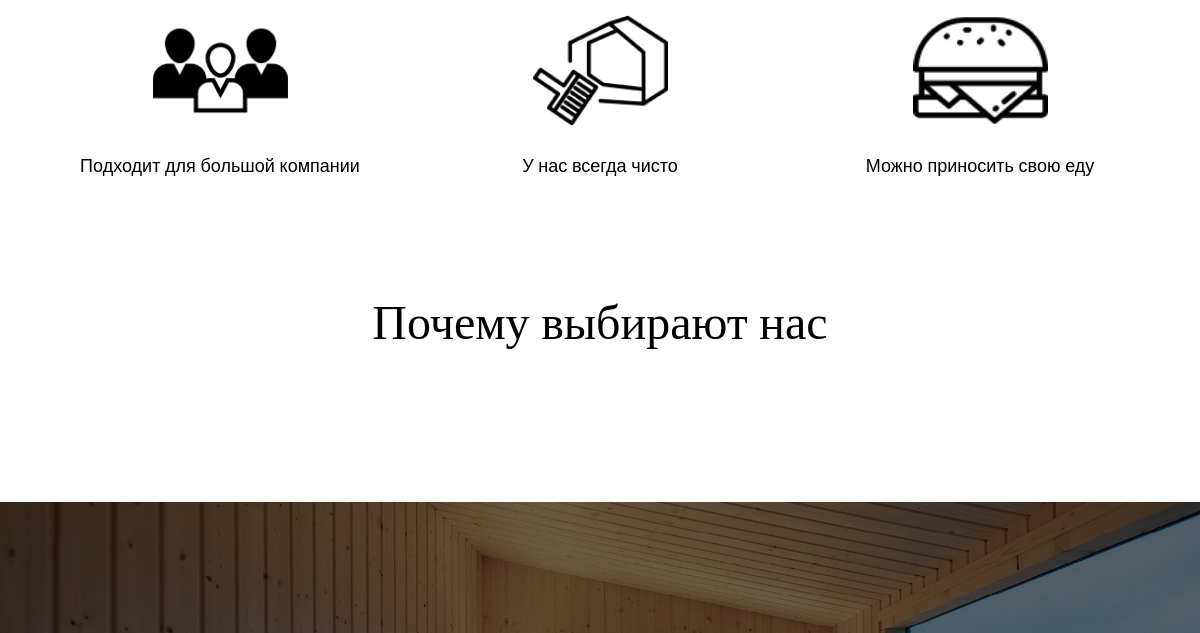
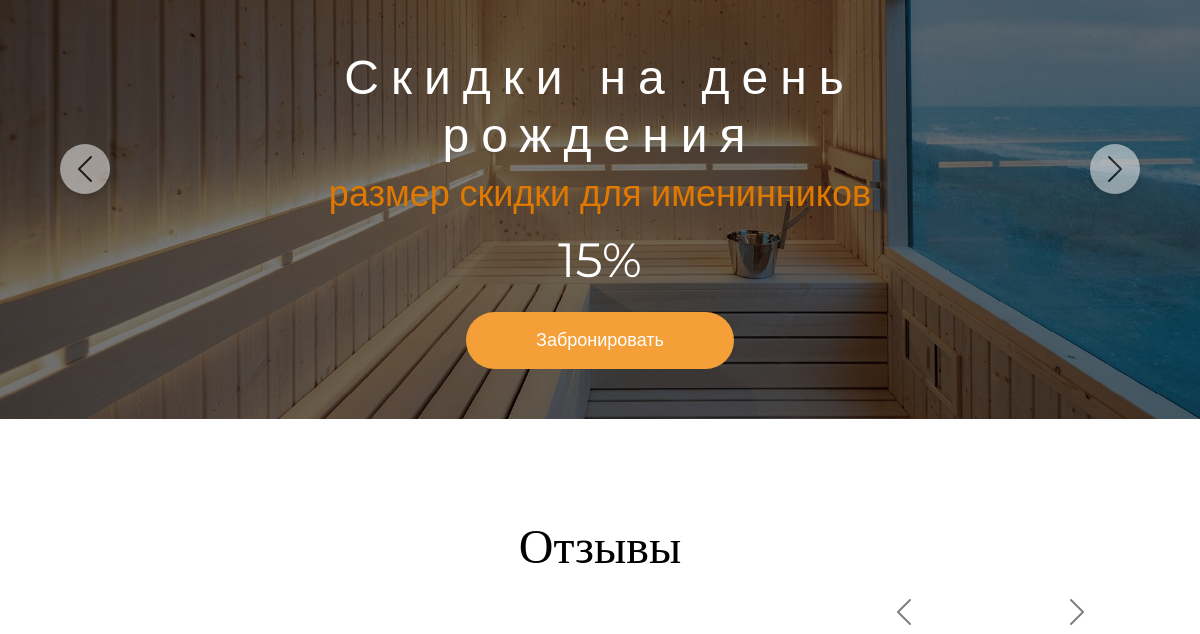
/ (middle part), run on an earlier commit of the app's database (2 pictures, top to bottom).
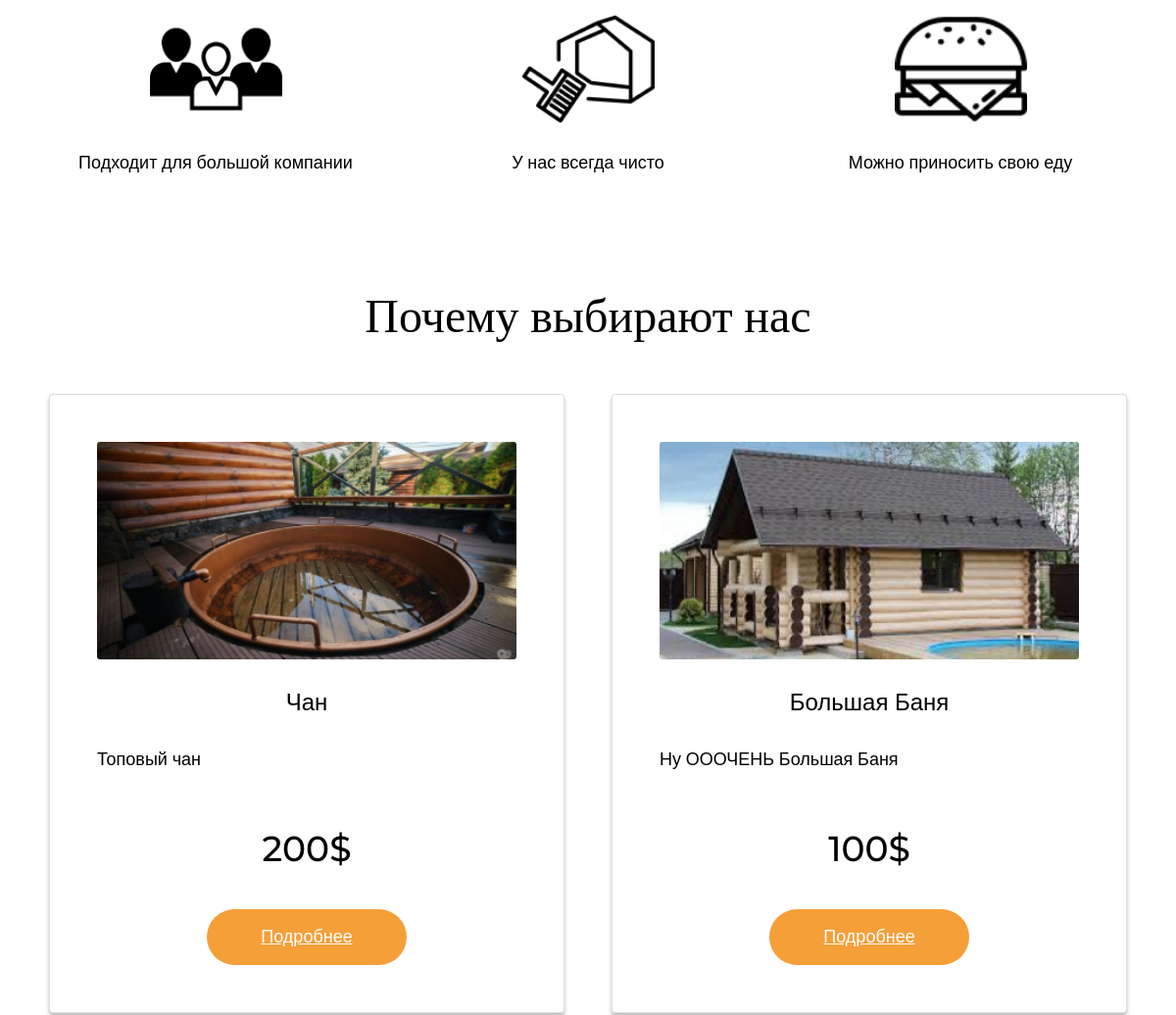
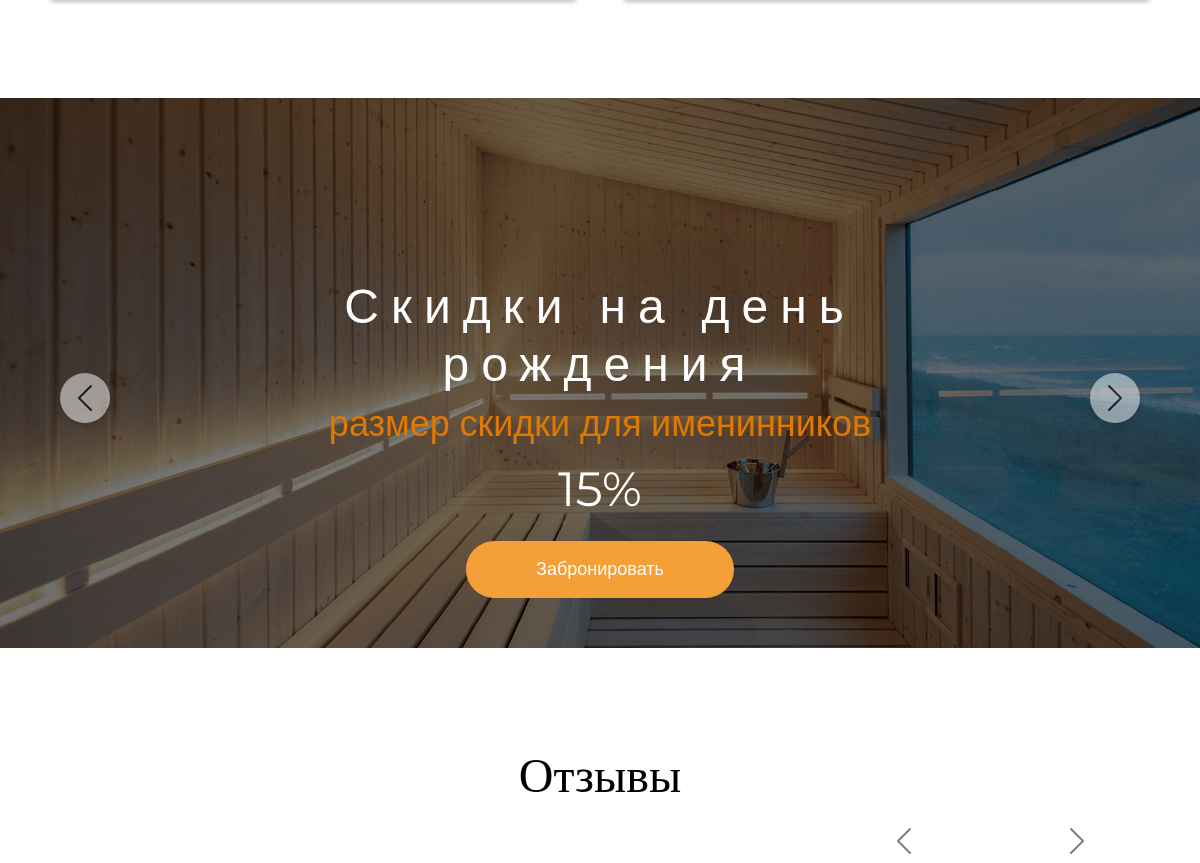
And on a later commit of the database (2 pictures, top to bottom).
### main_page/models.py (models this page shows, shortened)
class About(models.Model):
    def get_file_name(self, filename):
        ext = filename.strip().split('.')[-1]
        filename = f'{uuid4()}.{ext}'
        return path.join('images/about', filename)
    photo = models.ImageField(upload_to=get_file_name)
    desc = models.CharField(max_length=150, unique=True)
    is_visible = models.BooleanField(default=True)

class Events(models.Model):
    def get_file_name(self, filename):
        ext = filename.strip().split('.')[-1]
        filename = f'{uuid4()}.{ext}'
        return path.join('images/events', filename)
    photo = models.ImageField(upload_to=get_file_name)
    title = models.CharField(unique=True, max_length=50)
    desc = models.CharField(max_length=150, unique=True)
    price = models.CharField(unique=False, max_length=50)
    is_visible = models.BooleanField(default=True)

class Offer(models.Model):
    def get_file_name(self, filename):
        ext = filename.strip().split('.')[-1]
        filename = f'{uuid4()}.{ext}'
        return path.join('images/offer', filename)
    photo = models.ImageField(upload_to=get_file_name)
    title = models.CharField(unique=True, max_length=50)
    desc = models.CharField(max_length=150, unique=True)
    price = models.CharField(unique=False, max_length=50)
    link = models.CharField(unique=True, max_length=50)
    is_visible = models.BooleanField(default=True)

### main_page/views.py (the view)
# urls.py: path('', main_views),
def main_views(request):
    if request.method == 'POST':
        form_feedback = FeedbackForm(request.POST)
        if form_feedback.is_valid():
            form_feedback.save()
            return redirect('/')
    slider = Slider.objects.filter(is_visible=True)
    about = About.objects.filter(is_visible=True)
    offer = Offer.objects.filter(is_visible=True)
    events = Events.objects.filter(is_visible=True)
    feedback = Feedback.objects.filter(is_visible=True)
    form_feedback = FeedbackForm()
    return render(request, 'index.html', context={'slider': slider, 'about': about, 'offer': offer,
                                                  'events': events, 'feedback': feedback,
                                                  'form_feedback': form_feedback, })

### main_page/templates/index.html (shortened to what this page needs)
{% extends 'base.html' %}
{% block content %}
<main>
    {% include 'about.html' %}
    {% include 'offer.html' %}
    {% include 'events.html' %}
    {% include 'feedback.html' %}
</main>
{% endblock %}

### main_page/templates/about.html (shortened to what this page needs)
<div class="about container">
    <div class="row">
        {% for item in about %}
            <div class="column">
                <img src="{{ item.photo.url }}" alt="people-group" class="icon"/>
                <p class="text">
                    {{ item.desc }}
                </p>
            </div>
        {% endfor %}
    </div>
</div>

### main_page/templates/offer.html
<div class="offers">
    <h2 class="title">Почему выбирают нас</h2>
    <div class="row">
        {% for item in offer %}
            <div class="card">
                <img class='card-img' src="{{ item.photo.url }}" alt="{{ item.title }}"/>
                <h4 class="card-title">
                    {{ item.title }}
                </h4>
                <p class="card-text">
                    {{ item.desc }}
                </p>
                <h3 class="card-price">
                    {{ item.price }}
                </h3>
                <a class="card-button" href="{{ item.link }}">
                    Подробнее
                </a>
            </div>
        {% endfor %}
    </div>
</div>

### main_page/templates/events.html (shortened to what this page needs)
<div class="discounts">
    <div id="carouselExampleFade" class="carousel slide carousel-fade" data-bs-ride="carousel">
        <div class="carousel-inner">
            {% for item in events %}
                {% if forloop.first %}
                    <div class="carousel-item active">
                        <img src="{{ item.photo.url }}" class="d-block w-100"
                             alt="{{ item.title }}"/>
                        <div class="carousel-caption d-none d-md-block">
                            <h2 class="caption-title">
                                {{ item.title }}
                            </h2>
                            <h3 class="caption-subtitle">
                                {{ item.desc }}
                            </h3>
                            <p class="caption-discount">
                                {{ item.price }}
                            </p>
                            <button class="caption-button">
                                Забронировать
                            </button>
                        </div>
                    </div>
                {% endif %}
            {% endfor %}
        </div>
        <button class="carousel-control-prev" type="button" data-bs-target="#carouselExampleFade"
                data-bs-slide="prev">
            <span class="carousel-control-prev-icon" aria-hidden="true"></span>
        </button>
        <button class="carousel-control-next" type="button" data-bs-target="#carouselExampleFade"
                data-bs-slide="next">
            <span class="carousel-control-next-icon" aria-hidden="true"></span>
        </button>
    </div>
</div>

What changed in the data, as far as the page shows it:
added Offer: photo (picture), title "Чан", desc "Топовый чан", price "200$"
added Offer: photo (picture), title "Большая Баня", desc "Ну ОООЧЕНЬ Большая Баня", price "100$"
